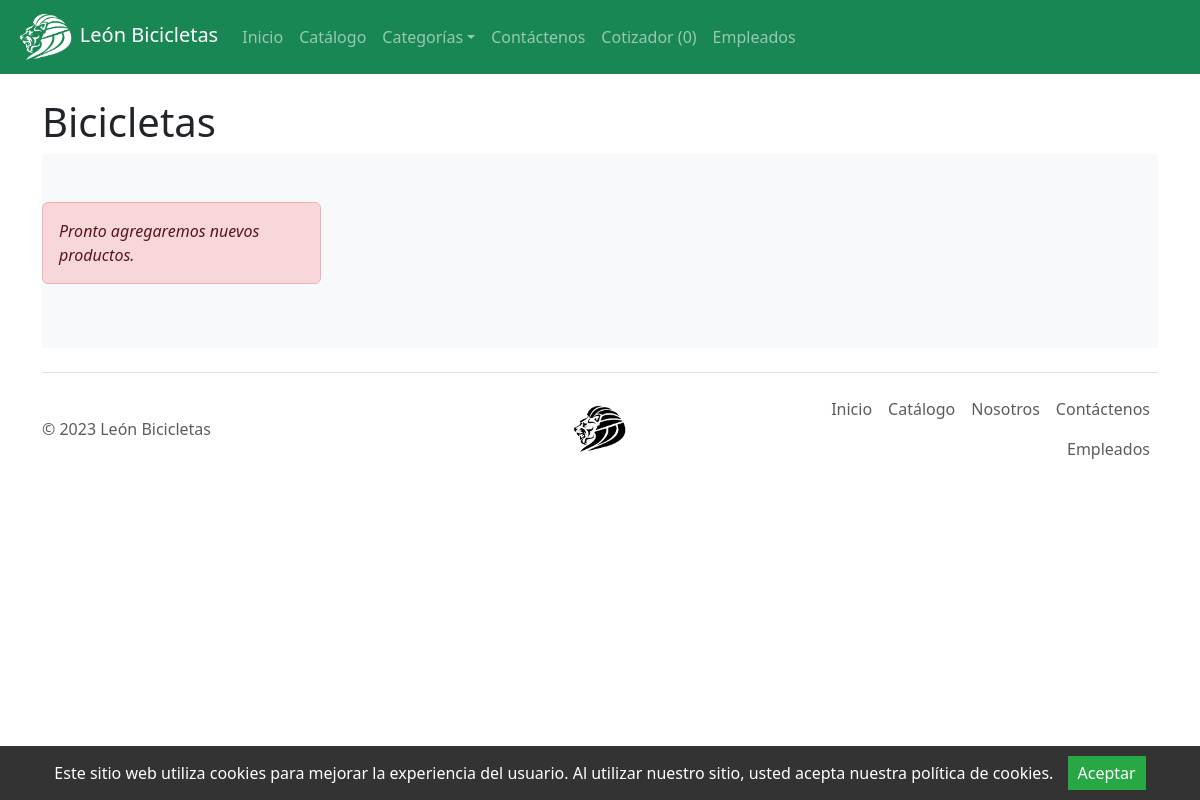
The app's page /es/categorias/bicicletas.php, older data.
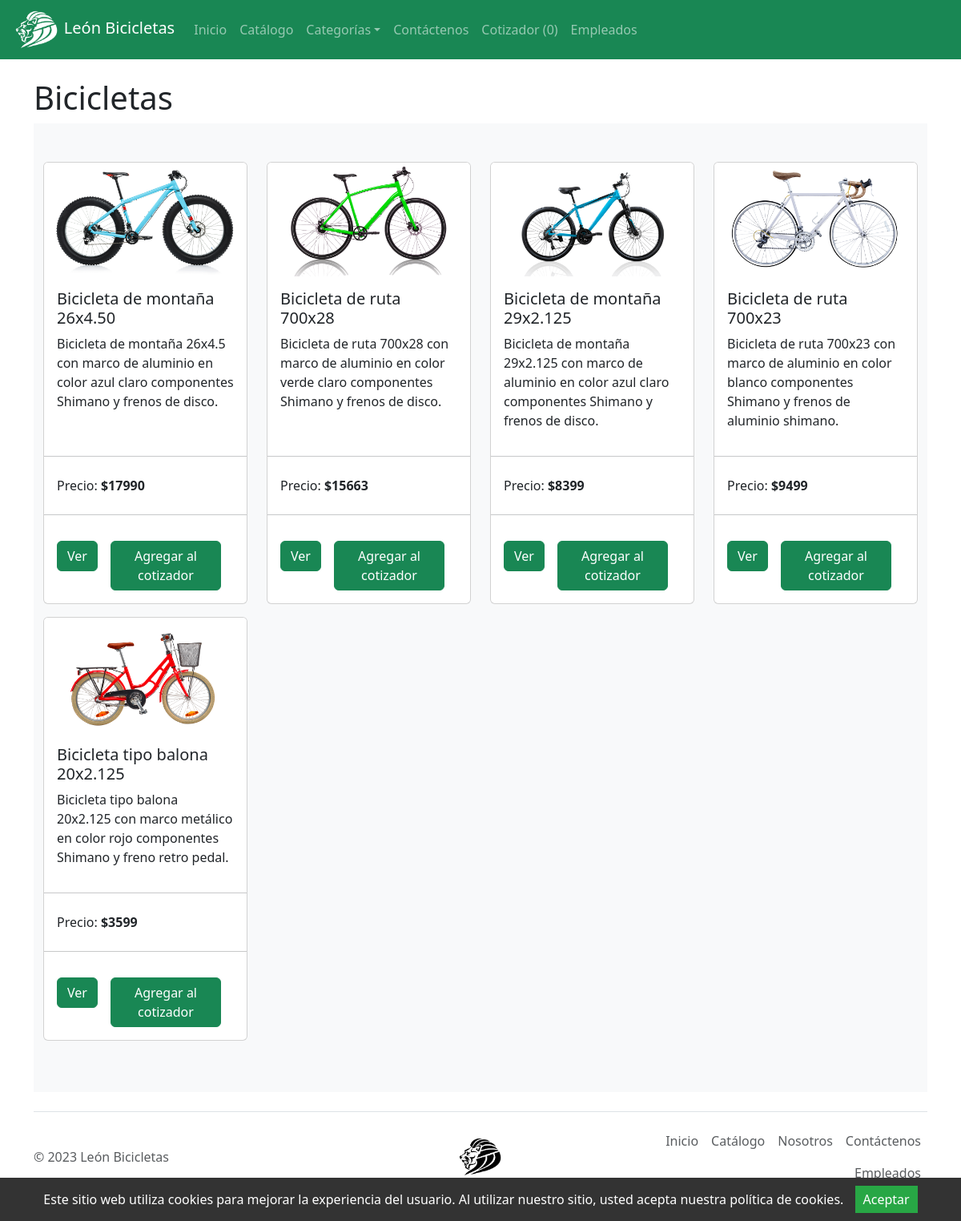
The same page, newer data.
### tables this page shows
create table productos (
idProd int primary key auto_increment,
nomProd varchar(45),
imgProd varchar(45),
descripcionProd varchar(200),
precio int(10),
stock int(10),
idCat int(10)
);

### es/categorias/bicicletas.php (the view, shortened to what this page needs)
<?php
include '../cotizar.php';
include '../TEMPLATE/head.php';
include '../TEMPLATE/nav.php';
?>
<div class="container">
    <br>
    <h1>Bicicletas</h1>
    <div class="album py-5 bg-body-tertiary">
        <div class="container">
            <div class="row row-cols-1 row-cols-sm-2 row-cols-md-3 row-cols-lg-4">
                <?php
                $sql = "SELECT * FROM productos WHERE idCat = 1";
                if ($resultado = $conn->query($sql)) {
                    if ($resultado->num_rows > 0) {
                        while ($row = $resultado->fetch_array()) {
                            echo '<div class="col pb-3">';
                            echo '<div class="card h-100">';
                            echo '<img src="../images/' . $row['imgProd'] . '" class="card-img-top" alt="...">';
                            echo '<div class="card-body d-flex flex-column">';
                            echo '<h5 class="card-title">' . $row['nomProd'] . '</h5>';
                            echo '<p class="card-text">' . $row['descripcionProd'] . '</p>';
                            echo '</div>';
                            echo '<div class="align-text-bottom">';
                            echo '<hr>';
                            echo '<ul class="list-group list-group-flush">';
                            echo '<li class="list-group-item">Precio: <b>$' . $row['precio'] . '</b></li>';
                            echo '</ul>';
                            echo '<hr>';
                            echo '<div class="card-body d-inline-flex">';
                            echo '<form>';
                            echo '<a class="btn btn-success" href="../verProducto.php?id=' . $row['idProd'] . '">Ver</a>';
                            echo '</form>';
                            echo '<form action="" method="post">';
                            echo '<button class="btn btn-success mx-3" name="btnAccion" type="submit" value="Agregar">Agregar al cotizador</button>';
                            echo '</form>';
                            echo '</div>';
                            echo '</div>';
                            echo '</div>';
                            echo '</div>';
                        }
                    } else {
                        echo '<div class="alert alert-danger"><em>Pronto agregaremos nuevos productos.</em></div>';
                    }
                } else {
                    echo "Ups! Algo salió mal. Intenta más tarde.";
                }
                ?>
            </div>
        </div>
    </div>
</div>
<?php
include '../TEMPLATE/footer.php';
?>

Row changes from the older to the newer data that the page shows:
added productos: imgProd (picture), nomProd "Bicicleta de montaña 26x4.50", descripcionProd "Bicicleta de montaña 26x4.5 con marco de aluminio en color azul claro componentes Shimano y frenos de disco.", precio "17990"
added productos: imgProd (picture), nomProd "Bicicleta de ruta 700x28", descripcionProd "Bicicleta de ruta 700x28 con marco de aluminio en color verde claro componentes Shimano y frenos de disco.", precio "15663"
added productos: imgProd (picture), nomProd "Bicicleta de montaña 29x2.125", descripcionProd "Bicicleta de montaña 29x2.125 con marco de aluminio en color azul claro componentes Shimano y frenos de disco.", precio "8399"
added productos: imgProd (picture), nomProd "Bicicleta de ruta 700x23", descripcionProd "Bicicleta de ruta 700x23 con marco de aluminio en color blanco componentes Shimano y frenos de aluminio shimano.", precio "9499"
added productos: imgProd (picture), nomProd "Bicicleta tipo balona 20x2.125", descripcionProd "Bicicleta tipo balona 20x2.125 con marco metálico en color rojo componentes Shimano y freno retro pedal.", precio "3599"
Text that changed along with them:
text no longer shown: "Pronto agregaremos nuevos productos."
